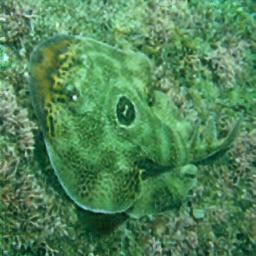
#> input picture tests/test_images/1.jpg, 256 x 256 px
$ python -i image_utils.py   (imports and definitions only)
#> lines starting #> are read from the running program, lines starting #| are printed output that depends on the picture
"""
图像处理工具模块

提供常用的图像处理函数，
包括格式转换、尺寸调整、滤镜处理等。
"""

import math
import logging
from typing import Optional, Tuple, Union, List

import numpy as np

logger = logging.getLogger(__name__)


# [374 lines left out: functions rgb_to_gray, gray_to_rgb, normalize_image, resize_image, resize_keep_aspect, crop_image and 6 more, not called in this run]


def clahe_enhancement(
    image: np.ndarray,
    clip_limit: float = 2.0,
    tile_size: Tuple[int, int] = (8, 8)
) -> np.ndarray:
    """
    对比度受限自适应直方图均衡化 (CLAHE)

    Args:
        image: 输入图像 (uint8)
        clip_limit: 对比度裁剪限制
        tile_size: 网格大小

    Returns:
        增强后的图像
    """
#> called with clip_limit = 2, tile_size = (8, 8)
    try:
        import cv2

        # 转换为灰度
        if len(image.shape) == 3:
            gray = cv2.cvtColor(image, cv2.COLOR_RGB2GRAY)
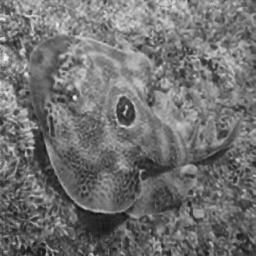
#> gray: shape (256, 256); min 20, max 243, mean 112.3
        else:
            gray = image

        # 创建CLAHE对象
        clahe = cv2.createCLAHE(clipLimit=clip_limit, tileGridSize=tile_size)

        # 应用CLAHE
        enhanced = clahe.apply(gray)
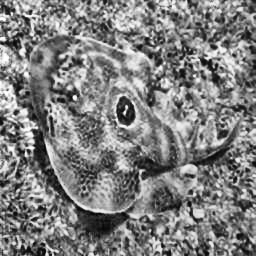
#> enhanced: shape (256, 256); min 5, max 255, mean 126.5

        # 如果是彩色图像，处理各通道
        if len(image.shape) == 3:
            result = np.zeros_like(image)
            for i in range(3):
                clahe = cv2.createCLAHE(clipLimit=clip_limit, tileGridSize=tile_size)
                result[:, :, i] = clahe.apply(image[:, :, i])
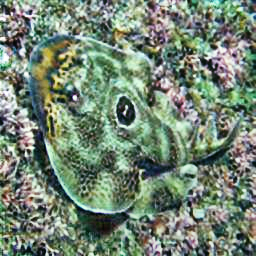
#> result: shape (256, 256, 3); mean R, G, B 115.5, 132.6, 115.3
            enhanced = result

    except ImportError:
        # 无OpenCV时的简化实现
        from PIL import Image

        pil_image = Image.fromarray(image)
        if pil_image.mode != 'L':
            pil_image = pil_image.convert('L')

        from PIL import ImageOps
        enhanced = np.array(ImageOps.equalize(pil_image))

        if len(image.shape) == 3:
            enhanced = np.stack([enhanced] * 3, axis=-1)

    return enhanced


# [167 lines left out: functions blend_images, compute_histogram, create_thumbnail, stack_images_horizontal, stack_images_vertical, not called in this run]

>>> import cv2
>>> picture = cv2.cvtColor(cv2.imread('../../tests/test_images/1.jpg'), cv2.COLOR_BGR2RGB)
>>> result = clahe_enhancement(picture)

$ run again, on tests/test_images/10.jpg
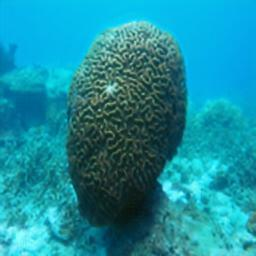
#> input picture tests/test_images/10.jpg, 256 x 256 px
#> in clahe_enhancement, `enhanced = clahe.apply(gray)`:
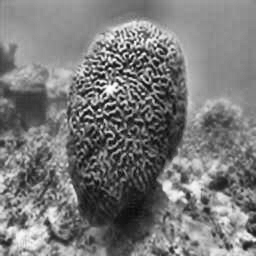
#> enhanced: shape (256, 256); min 10, max 253, mean 121.1
#> after the loop in clahe_enhancement, `for i in range(3):`:
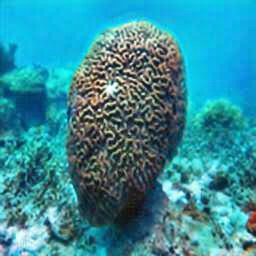
#> result: shape (256, 256, 3); mean R, G, B 53.6, 140.5, 154

$ run again, on tests/test_images/12.jpg
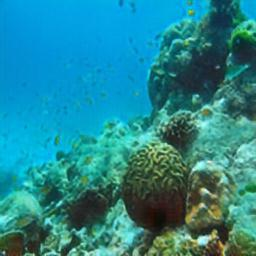
#> input picture tests/test_images/12.jpg, 256 x 256 px
#> in clahe_enhancement, `enhanced = clahe.apply(gray)`:
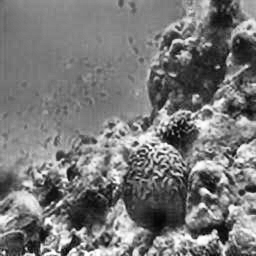
#> enhanced: shape (256, 256); min 4, max 255, mean 119.6
#> after the loop in clahe_enhancement, `for i in range(3):`:
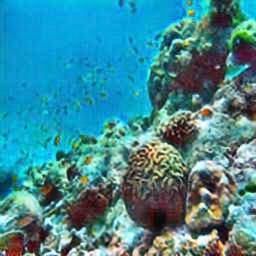
#> result: shape (256, 256, 3); mean R, G, B 63.3, 136, 147.3
